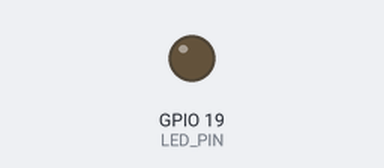
A program run on a simulated Raspberry Pi (BCM pin numbers). Parts: output pins drawn as LEDs (lit = HIGH).

Above: at 0.05 s.
At 0.95 s:
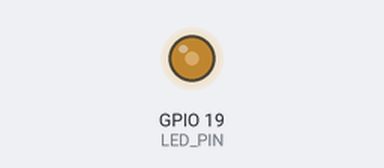
At 1.9 s:
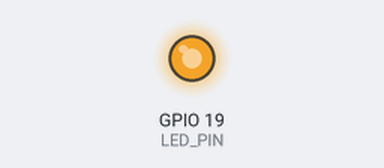
At 3.8 s:
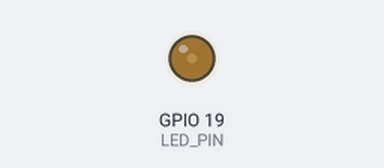
Timing chart, 0 to 5.5 s (numbered marks = the images above):
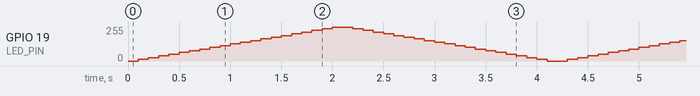

The program:

led_fade.py
```python
import RPi.GPIO as GPIO
import time

LED_PIN = 19
GPIO.setmode(GPIO.BCM)
GPIO.setup(LED_PIN, GPIO.OUT)

#PWm 인스턴스생성
#주파수 설정 (50hz)
pwm = GPIO.PWM(LED_PIN, 50)
pwm.start(0) #duty cycle (0~100)

try:
    while True:
        for i in range(3):  #range(0, 3 ,1)
            #서서히 켜지게하기cs
            for j in range(0, 101, 5): #start, end, stepdl
                pwm.ChangeDutyCycle(j)
                time.sleep(0.1)
            #서서히 꺼지게하기
            for j in range(100, -1, -5):
                pwm.ChangeDutyCycle(j)
                time.sleep(0.1)
finally:
    pwm.stop() #pmw 종료
    GPIO.cleanup()
    print('cleanup and exit')
```
